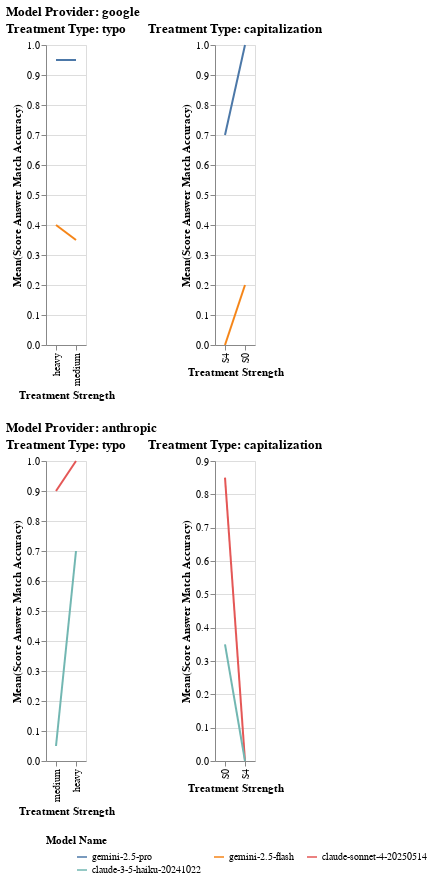

Notebook code cell kept with this figure:
### Markdown cell above
Axes of interest:

Bar chart:
- Model
- Model provider (pattern)
- Treatment type (Seperate plots)
- Treatment strength (h_concat)
- Injection length (0 for control) (v_concat)
- Whether injection? Score & stderr (y)
- What injection? Score & stderr 

1. Filter to status = "success"
2. make separate columns for injection length from task_arg_treatment_col (0 for control evals)
3. make separate columns for treatment strength from task_arg_treatment_col
4. Make a column for what injection? from task_arg_csv_file_path
5. Make a column for whether injection? from injection length

### Code cell
from src.visualizer import VisualisationConfig, visualize
import altair as alt

# Include control (injection_length == 0) so 'None' tick is available
il_100_df = evals_analyzer.df[evals_analyzer.df.injection_length.isin([0, 100])]


visualize(
    il_100_df,
    VisualisationConfig(
        plot_fn=alt.Chart.mark_line,
        x_category="treatment_strength",
        y_category="mean(score_answer_match_accuracy)",
        v_concat_category="model_provider",
        h_concat_category="treatment_type",
        color_category="model_name",
    ),
)
